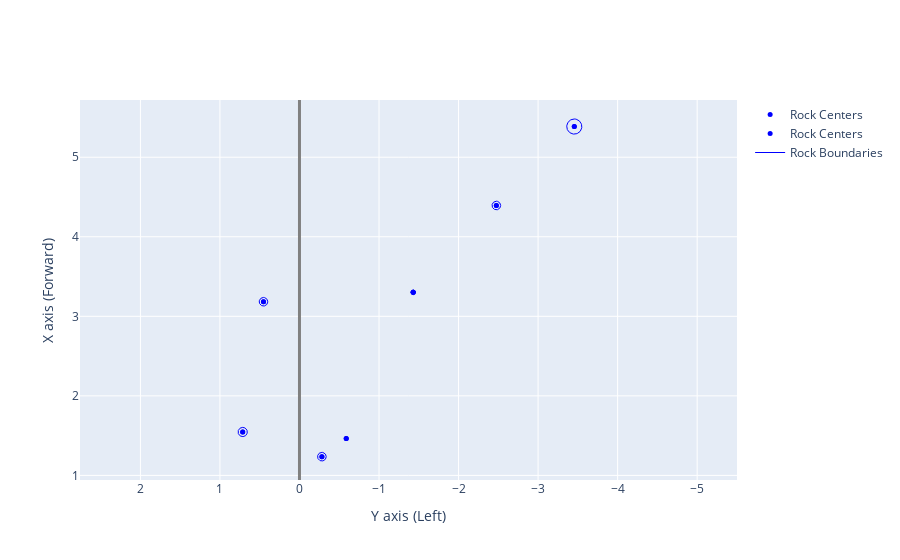

The code cell stored with this chart in its notebook:
### Code cell
rock_points_rover_frame = []
rock_data = compute_rock_radii(results)

for rock in results:
    rock_points_rover_frame.append(
        project_pixel_to_rover(rock["left_centroid"], rock["depth"], "FrontLeft", cam_config)
    )

rock_points_rover_frame = np.array(rock_points_rover_frame)
print(rock_points_rover_frame)
plot_points_rover_frame(rock_points_rover_frame, color="red")
plot_rocks_rover_frame(rock_points_rover_frame, rock_data, color="blue")

### Figure 1 — Plotly figure (JSON) as saved in the notebook; plotly's stock layout.template omitted (floating-point values rounded to 4 significant figures; data arrays with more than 128 entries replaced by an {"elided": "..."} marker saying what was removed)
{"data": [{"marker": {"color": "blue", "size": 5}, "mode": "markers", "name": "Rock Centers", "type": "scatter", "x": [0.4526, -1.43, 0.7138, -0.5877, -0.2817, -2.475, -3.455], "y": [3.183, 3.302, 1.546, 1.465, 1.235, 4.393, 5.386]}, {"marker": {"color": "blue", "size": 5}, "mode": "markers", "name": "Rock Centers", "type": "scatter", "x": [0.4526, -1.43, 0.7138, -0.5877, -0.2817, -2.475, -3.455], "y": [3.183, 3.302, 1.546, 1.465, 1.235, 4.393, 5.386]}, {"line": {"color": "blue", "width": 1}, "mode": "lines", "name": "Rock Boundaries", "type": "scatter", "x": {"elided": "707 float values"}, "y": {"elided": "707 float values"}}], "layout": {"showlegend": true, "xaxis": {"autorange": "reversed", "dtick": 1, "tickmode": "linear", "title": {"text": "Y axis (Left)"}, "zerolinecolor": "gray", "zerolinewidth": 3}, "yaxis": {"dtick": 1, "scaleanchor": "x", "tickmode": "linear", "title": {"text": "X axis (Forward)"}, "zerolinecolor": "gray", "zerolinewidth": 3}}}
